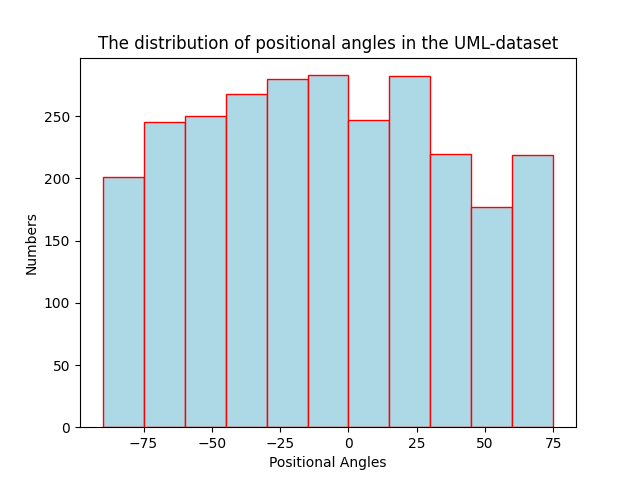
#> input picture 5_reply/pa_angles/Distribution_angles_test.png, 640 x 480 px; its folder holds only this picture in this run
$ python -i make_data.py   (imports and definitions only)
#> lines starting #> are read from the running program, lines starting #| are printed output that depends on the picture
import PIL.Image as I
import numpy as np
import glob,os
PI=3.141592653
def get_pos(arr):
    x,y=arr.shape
    center_x,center_y=int(x/2),int(y/2)
    max_=np.max(arr)
    min_=np.min(arr)
    index=np.where(arr==max_)
    x_lst,y_lst=index
    ret=[[(x-center_x)**2+(y-center_y)**2,x,y]for x,y in zip(x_lst,y_lst)]
    ret.sort()
    max_x,max_y=ret[0][1:]
    index=np.where(arr==min_)
    x_lst,y_lst=index
    ret=[[(x-center_x)**2+(y-center_y)**2,x,y]for x,y in zip(x_lst,y_lst)]
    ret.sort()
    min_x,min_y=ret[0][1:]
    return max_x,max_y,min_x,min_y

def give_angle(x,y):
    try:
        T=np.arctan(abs(x/y))
    except:
        if x >0:
            return PI/2
        else:
            return 3/2*PI
    if x>=0 and y >=0:
        return T
    if x >=0 and y<=0:
        return PI-T
    if x<=0 and y>=0:
        return -T
    if x<=0 and y<=0:
        return PI+T

def mirror(arr):
    arr=np.fliplr(arr)
    x,y=arr.shape
    ret=np.zeros([x,2*y])
    for yy in range(y):
        ret[:,yy]=arr[:,yy]
        ret[:,(2*y-1)-yy]=arr[:,yy]

    return ret

def save_arr(arr,name,path):
    if not os.path.exists(path):
        os.makedirs(path)
    img=I.fromarray(np.uint8(arr))
    img.save(+path+name)

def show_arr(arr):
    img=I.fromarray(np.uint8(arr))
    img.show()

def polar(arr,N=10,angle_inter=0.05):
    max_x,max_y,min_x,min_y=get_pos(arr)
    img=I.fromarray(np.uint8(arr))
    raw_size=arr.shape
    raw_polar_size=[int(raw_size[0]/2*2),int(2*raw_size[0]*PI)]
    new_size=[raw_size[0]*N,raw_size[1]*N]
    X=int(new_size[0]/2)
    Y=int(2 * PI/angle_inter)
    img_resize=img.resize(new_size,resample=I.NEAREST)
    img_resize_arr=np.array(img_resize)
    max_x,max_y,min_x,min_y=max_x*N+N-1,max_y*N+N-1,min_x*N+N-1,min_y*N+N-1
    base_angle=[min_x-max_x,min_y-max_y]
    T=give_angle(base_angle[0],base_angle[1])
    polar_img = np.zeros((Y, X), dtype=np.uint8)
    for y in range(Y):
        the_angle=y*angle_inter
        for x in range(X):
            that_y=int(x*np.cos(T+the_angle)+max_y)
            that_x=int(x*np.sin(T+the_angle)+max_x)
            try:
                polar_img[y,x]=img_resize_arr[that_x,that_y]
            except Exception as e:
                continue
    polar_img=mirror(polar_img)
    polar_img_=I.fromarray(polar_img)
    #polar_img_=polar_img_.resize(raw_polar_size,resample=I.NEAREST)
    return np.array(polar_img_)


def do_raw(path,angle=0,n=2):
    head=path.split("\\")[-1]#.split(".")[0]
    img=I.open(path).convert("L")
    img_rotate_r=img.rotate(angle)
    img_rotate_r=np.array(img_rotate_r)
    #save_arr(img_rotate_r,head+"-rotate_%s.png"%angle)
    p_1 = img_rotate_r
    #p_1=polar(img_rotate_r,N=n)
    #save_arr(p_1,head,"175_Mk2_Block1/test/")

    #errors=[]
    stds = []
    for an in [90,180,270]:
        img_rotate_r=img.rotate(an)
        img_rotate_r=np.array(img_rotate_r)
        p_2 = img_rotate_r
        #p_2=polar(img_rotate_r,N=n)
        #error=np.mean(p_2-p_1)
        std=np.std(p_2-p_1)
        #errors.append(error)
        stds.append(std)
        # [4 lines of commented-out code are left out]
    return stds

def do_polar(path,angle=0,n=2):
#> called with angle = 0, n = 2
    head=path.split("\\")[-1]#.split(".")[0]
    img=I.open(path).convert("L")
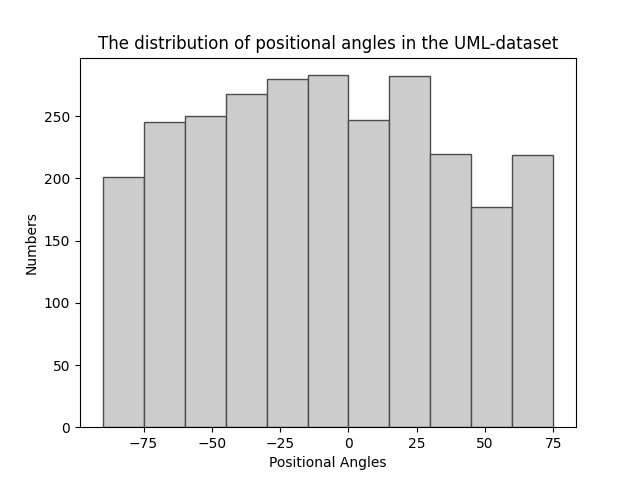
#> img: PIL image 640x480 L; min 0, max 255, mean 225.9
    img_rotate_r=img.rotate(angle)
    img_rotate_r=np.array(img_rotate_r)
    #save_arr(img_rotate_r,head+"-rotate_%s.png"%angle)
    p_1 = img_rotate_r
    p_1=polar(img_rotate_r,N=n)
#> in get_pos, `max_=np.max(arr)`: max_ = 255
#> in get_pos, `min_=np.min(arr)`: min_ = 0
#> in get_pos, `index=np.where(arr==max_)`: index = 159500 positions, rows 0 to 479, columns 0 to 639
#> in get_pos, `ret=[[(x-center_x)**2+(y-center_y)**2,x,y]for x,y in zip(x_lst,y_lst)]`: ret = 159500 items
#> in get_pos, `max_x,max_y=ret[0][1:]`: max_x = 118; max_y = 350
#> in get_pos, `index=np.where(arr==min_)`: index = 2501 positions, rows 35 to 466, columns 45 to 576
#> in get_pos, `x_lst,y_lst=index`: x_lst = 2501 values from 35 to 466; y_lst = 2501 values, max 576 at index 979, min 45 at index 1121, mean 313.9
#> in get_pos, `ret=[[(x-center_x)**2+(y-center_y)**2,x,y]for x,y in zip(x_lst,y_lst)]`: ret = 2501 items, first 6: [86125, 35, 110], [73709, 35, 142], [62189, 35, 178], [47066, 35, 249], [42509, 35, 298], [42194, 35, 333]
#> in get_pos, `min_x,min_y=ret[0][1:]`: min_x = 58; min_y = 320
#> in polar, `max_x,max_y,min_x,min_y=get_pos(arr)`: max_x = 118; max_y = 350; min_x = 58; min_y = 320
#> in polar, `img_resize=img.resize(new_size,resample=I.NEAREST)`:
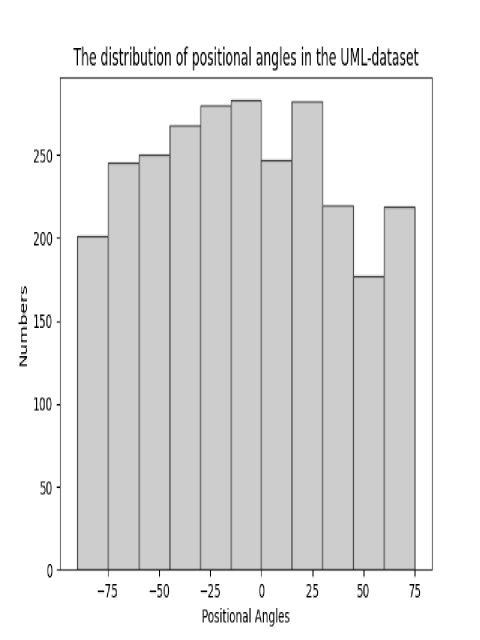
#> img_resize: PIL image 960x1280 L (shown at 1/2 size); min 0, max 255, mean 226.3
#> in polar, `max_x,max_y,min_x,min_y=max_x*N+N-1,max_y*N+N-1,min_x*N+N-1,min_y*N+N-1`: max_x = 237; max_y = 701; min_x = 117; min_y = 641
#> in polar, `base_angle=[min_x-max_x,min_y-max_y]`: base_angle = [-120, -60]
#> in give_angle, `T=np.arctan(abs(x/y))`: T = 1.11
#> in polar, `T=give_angle(base_angle[0],base_angle[1])`: T = 4.25
#> after the loop in polar, `for y in range(Y):`:
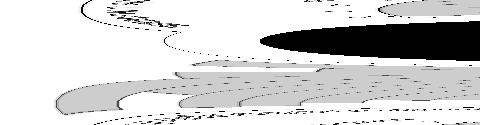
#> polar_img: shape (125, 480); min 0, max 255, mean 209.3
#> after the loop in mirror, `for yy in range(y):`:
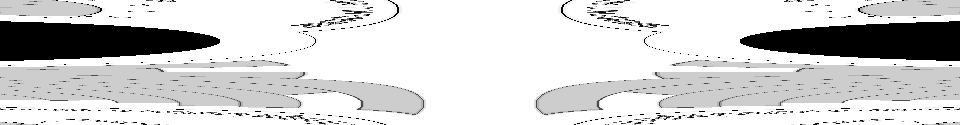
#> ret: shape (125, 960) float64; min 0, max 255, mean 209.3
    #save_arr(p_1,head,"175_Mk2_Block1/test/")

    #errors=[]
    stds = []
    for an in [90,180,270]:
        img_rotate_r=img.rotate(an)
        img_rotate_r=np.array(img_rotate_r)
        p_2 = img_rotate_r
        p_2=polar(img_rotate_r,N=n)
        #error=np.mean(p_2-p_1)
        std=np.std(p_2-p_1)
        #errors.append(error)
        stds.append(std)
#> this loop made 3 passes
#> pass 1, in polar (call 2), `img_resize=img.resize(new_size,resample=I.NEAREST)`:
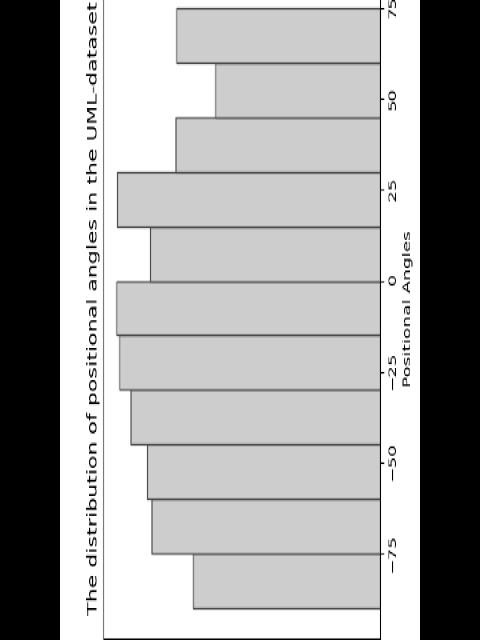
#> img_resize: PIL image 960x1280 L (shown at 1/2 size); min 0, max 255, mean 163.1
#> pass 1, in polar (call 2), `polar_img_=I.fromarray(polar_img)`:
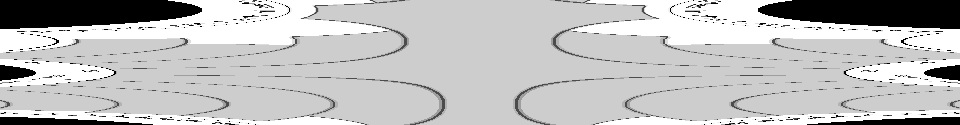
#> polar_img_: PIL image 960x125 F; min 0, max 255, mean 190.7
#> after the loop:
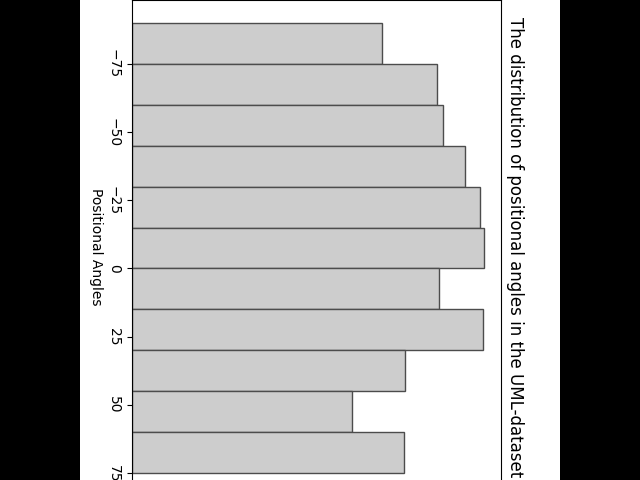
#> img_rotate_r: shape (480, 640); min 0, max 255, mean 163.1
#> after the loop, stds = [111.6, 99.2, 145.7]
        # [4 lines of commented-out code are left out]
    return stds

# [45 lines not run here, left out]


# [15 lines of commented-out code are left out]

>>> result = do_polar('../pa_angles/Distribution_angles_test.png')
#> result = [111.6, 99.2, 145.7]

$ run again, on 5_reply/pa_angles/Distribution_angles_1661.png
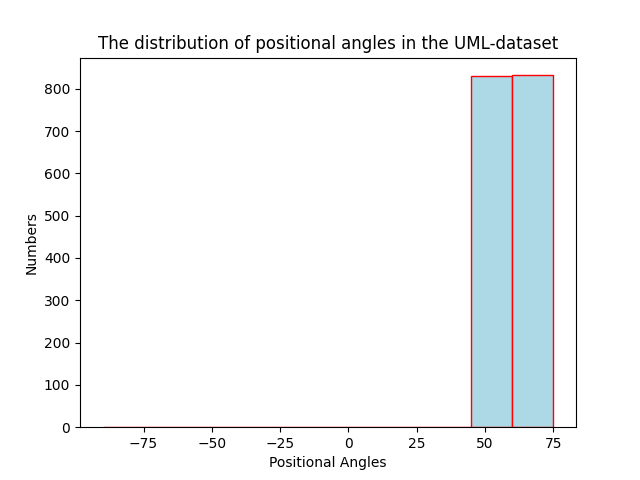
#> input picture 5_reply/pa_angles/Distribution_angles_1661.png, 640 x 480 px
#> max_ = 255
#> min_ = 0
#> in get_pos, `index=np.where(arr==max_)`: index = 266204 positions, rows 0 to 479, columns 0 to 639
#> in get_pos, `ret=[[(x-center_x)**2+(y-center_y)**2,x,y]for x,y in zip(x_lst,y_lst)]`: ret = 266204 items
#> in get_pos, `max_x,max_y=ret[0][1:]`: max_x = 240; max_y = 320
#> in get_pos, `index=np.where(arr==min_)`: index = 2523 positions, rows 35 to 466, columns 45 to 576
#> x_lst = 2523 values from 35 to 466; y_lst = 2523 values, max 576 at index 979, min 45 at index 1652, mean 311.8
#> in get_pos, `ret=[[(x-center_x)**2+(y-center_y)**2,x,y]for x,y in zip(x_lst,y_lst)]`: ret = 2523 items, first 6: [86125, 35, 110], [73709, 35, 142], [62189, 35, 178], [47066, 35, 249], [42509, 35, 298], [42194, 35, 333]
#> in get_pos, `min_x,min_y=ret[0][1:]`: min_x = 58; min_y = 320
#> in polar, `max_x,max_y,min_x,min_y=get_pos(arr)`: max_x = 240; max_y = 320; min_x = 58; min_y = 320
#> in polar, `max_x,max_y,min_x,min_y=max_x*N+N-1,max_y*N+N-1,min_x*N+N-1,min_y*N+N-1`: max_x = 481; max_y = 641; min_x = 117; min_y = 641
#> base_angle = [-364, 0]
#> in give_angle, `T=np.arctan(abs(x/y))`: T = 1.57
#> in polar, `T=give_angle(base_angle[0],base_angle[1])`: T = -1.57
#> the loop in do_polar, `for an in [90,180,270]:` made 3 passes
#> pass 1, in polar (call 2), `polar_img_=I.fromarray(polar_img)`:
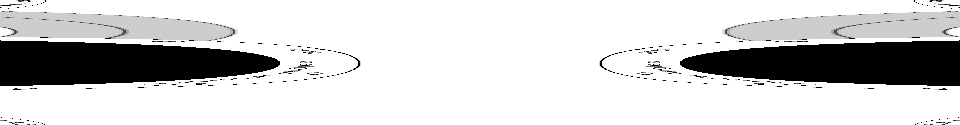
#> polar_img_: PIL image 960x125 F; min 0, max 255, mean 206.6
#> after the loop in do_polar, `for an in [90,180,270]:`:
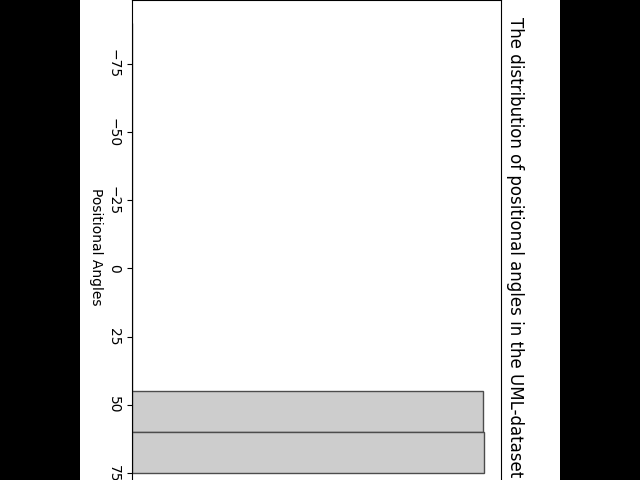
#> img_rotate_r: shape (480, 640); min 0, max 255, mean 182.5
#> after the loop in do_polar, `for an in [90,180,270]:`: stds = [112.2, 94.59, 116.1]
